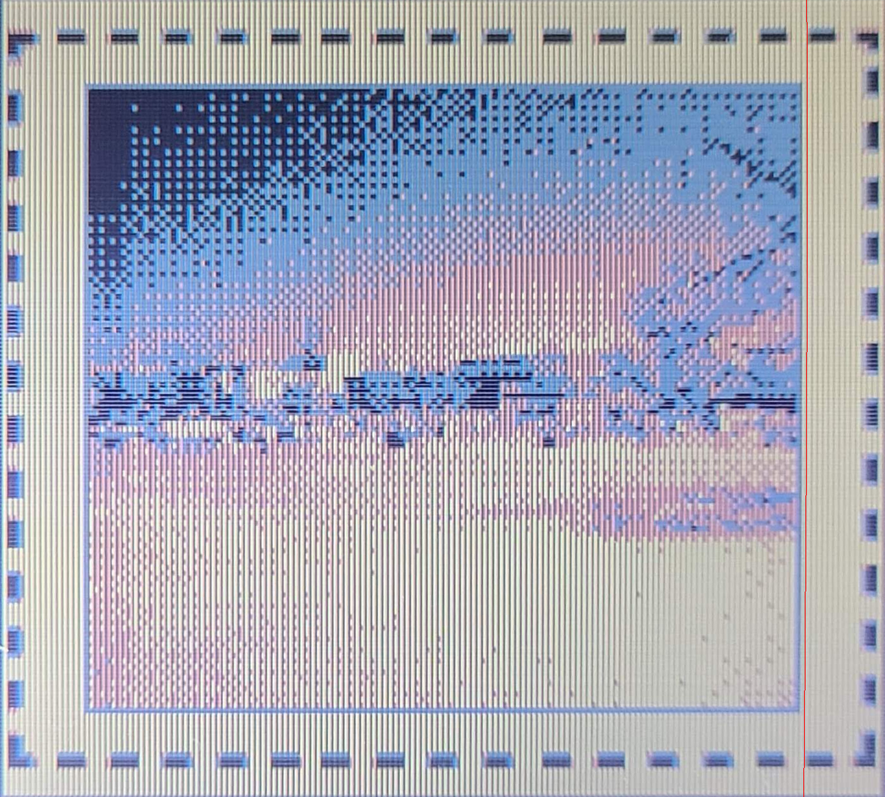
#> input picture park-1-full-warp-vertical-frame-line.png, 885 x 797 px, shrunk from 1280 x 1152 before the run; its folder holds 2 pictures in this run
$ python gbcam_crop.py park-1-full-warp-vertical-frame-line.png -d .
#> lines starting #> are read from the running program, lines starting #| are printed output that depends on the picture
### gbcam_common.py
"""
gbcam_common.py — Shared constants and utilities for the GB Camera pipeline.
"""

import cv2
import numpy as np
import os
import sys

# ─────────────────────────────────────────────────────────────
# Game Boy Camera palette (grayscale values)
# ─────────────────────────────────────────────────────────────
GB_COLORS = [0, 82, 165, 255]    # #000000  #525252  #A5A5A5  #FFFFFF

# ─────────────────────────────────────────────────────────────
# Screen geometry (in GB pixels)
# ─────────────────────────────────────────────────────────────
SCREEN_W    = 160   # Full GBA SP display width
SCREEN_H    = 144   # Full GBA SP display height
FRAME_THICK = 16    # White filmstrip frame thickness on each side

CAM_W = 128         # Game Boy Camera image width
CAM_H = 112         # Game Boy Camera image height

# Inner border (1-px-wide #525252 band) outer-edge positions in GB pixel coords.
# This band separates the white frame from the camera image area.
INNER_TOP   = FRAME_THICK - 1        # 15
INNER_BOT   = FRAME_THICK + CAM_H    # 128
INNER_LEFT  = FRAME_THICK - 1        # 15
INNER_RIGHT = FRAME_THICK + CAM_W    # 144

# ─────────────────────────────────────────────────────────────
# Pipeline step registry
#
# Steps are referred to by name throughout the pipeline.
# STEP_ORDER defines the canonical sequence.
# STEP_SUFFIX maps each step name to the suffix its output file gets.
# STEP_INPUT_SUFFIX maps each step name to the suffix it expects on its input
#   (None for 'warp', which accepts raw phone photos).
# ─────────────────────────────────────────────────────────────
STEP_ORDER = ["warp", "correct", "crop", "sample", "quantize"]

STEP_SUFFIX = {
    "warp":     "_warp",
    "correct":  "_correct",
    "crop":     "_crop",
    "sample":   "_sample",
    "quantize": "_gbcam",
}

STEP_INPUT_SUFFIX = {
    "warp":     None,          # raw phone photo
    "correct":  "_warp",
    "crop":     "_correct",
    "sample":   "_crop",
    "quantize": "_sample",
}

STEP_DESCRIPTION = {
    "warp": (
        "Perspective correction — detects the four corners of the white filmstrip "
        "frame in the phone photo, perspective-warps the screen to a clean "
        "(160*scale)×(144*scale) rectangle, then refines the alignment by snapping "
        "the inner #525252 border band to its exact expected position."
    ),
    "correct": (
        "Front-light correction — compensates for the GBA SP's side-mounted "
        "front-light, which creates a smooth 2-D brightness gradient across the "
        "screen (both horizontally and vertically). The effect is affine per pixel. "
        "A degree-2 bivariate polynomial is fit to reference measurements from all "
        "four filmstrip frame strips (white reference) and all four inner #525252 "
        "border bands (dark reference), then the per-pixel affine model is inverted."
    ),
    "crop": (
        "Frame crop — discards the white filmstrip frame and keeps only the "
        "128×112 GB Camera image area, producing a (128*scale)×(112*scale) image."
    ),
    "sample": (
        "Pixel sampling — reduces each (scale×scale) block to a single "
        "representative brightness value by sampling the interior of the block "
        "(avoiding pixel-gap and pixel-bleeding artifacts) and taking the median. "
        "Produces a true 128×112 grayscale image."
    ),
    "quantize": (
        "Color quantization — maps each of the 128×112 brightness samples to the "
        "nearest of the four original GB Camera palette colors: #000000 (0), "
        "#525252 (82), #A5A5A5 (165), #FFFFFF (255). After the correct step has "
        "normalized the brightness, k-means clustering on the sample values finds "
        "the four color clusters cleanly. Falls back to frame-geometry reference "
        "points or sample min/max if k-means is unavailable."
    ),
}

# ─────────────────────────────────────────────────────────────
# Logging
# ─────────────────────────────────────────────────────────────
_verbose = False


def set_verbose(v: bool):
    global _verbose
    _verbose = v


def log(msg: str, always: bool = False):
    if always or _verbose:
        print(msg)


# ─────────────────────────────────────────────────────────────
# Debug image saving
# ─────────────────────────────────────────────────────────────

# [11 lines left out: function save_debug, not called in this run]


# ─────────────────────────────────────────────────────────────
# Common CLI helpers
# ─────────────────────────────────────────────────────────────

def collect_inputs(inputs_list, directory,
                   extensions=("jpg", "jpeg", "png", "JPG", "JPEG", "PNG")):
    """Gather input file paths from an explicit list and/or a directory glob.

    On case-insensitive filesystems (Windows, macOS) the same file can be
    matched by both 'jpg' and 'JPG' patterns.  Files are deduplicated by
    their resolved absolute path so each physical file is processed once.
    """
#> called with directory = '.', extensions = ('jpg', 'jpeg', 'png', 'JPG', 'JPEG', 'PNG')
    import glob
    files = list(inputs_list or [])
    if directory:
        for ext in extensions:
            files.extend(glob.glob(os.path.join(directory, f"*.{ext}")))
#> pass 2 of the loop in collect_inputs, `for ext in extensions:`:

    # Deduplicate by resolved absolute path while preserving order
    seen = set()
    unique = []
    for f in files:
        key = os.path.normcase(os.path.abspath(f))
        if key not in seen:
            seen.add(key)
            unique.append(f)
    return unique


def make_output_path(input_path, output_dir, suffix):
    """
    Build output path: <output_dir>/<base_stem><suffix>.png

    Any existing pipeline step suffix (_warp, _crop, _sample, _gbcam) is
    stripped from the input stem first so suffixes never stack.
    """
#> called with input_path = 'park-1-full-warp-vertical-frame-line.png', suffix = '_crop'
    from pathlib import Path
    p    = Path(input_path)
    stem = p.stem
    # Strip any known pipeline suffix
    for known in sorted(STEP_SUFFIX.values(), key=len, reverse=True):
        if stem.endswith(known):
            stem = stem[: -len(known)]
            break
    out_dir = Path(output_dir) if output_dir else p.parent
    out_dir.mkdir(parents=True, exist_ok=True)
    return str(out_dir / (stem + suffix + ".png"))


# [6 lines left out: function strip_step_suffix, not called in this run]

### gbcam_crop.py
#!/usr/bin/env python3
"""
gbcam_crop.py — Crop step: remove the filmstrip frame

Takes the perspective-corrected grayscale output from the warp step and crops
out exactly the 128×112 GB Camera image area, discarding the surrounding white
filmstrip frame.

The warp step output is a clean (160*scale)×(144*scale) grayscale rectangle
where each GB pixel occupies (scale×scale) image pixels. The camera image
starts at GB pixel (16, 16) and is 128×112 GB pixels large, so in image-pixel
coordinates it occupies:
  x: [16*scale .. (16+128)*scale]
  y: [16*scale .. (16+112)*scale]

Input:  <stem>_warp.png  — from the warp step  (160*scale × 144*scale px)
Output: <stem>_crop.png  — (128*scale)×(112*scale) px, default 1024×896

Standalone usage:
  python gbcam_crop.py warp_file.png [...]  [options]
  python gbcam_crop.py --dir ./warp_outputs [options]

Options:
  --output-dir DIR    Output directory (default: same dir as input)
  --scale N           Pixels per GB pixel — must match warp step (default: 8)
  --debug             Save annotated debug image
"""

import cv2
import numpy as np
import argparse
import sys
import traceback
from pathlib import Path

from gbcam_common import (
    SCREEN_W, SCREEN_H, FRAME_THICK, CAM_W, CAM_H,
    STEP_SUFFIX,
    log, set_verbose, save_debug, collect_inputs, make_output_path,
)

SUFFIX = STEP_SUFFIX["crop"]


def process_file(input_path, output_path, scale=8,
                 debug=False, debug_dir=None):
#> called with input_path = 'park-1-full-warp-vertical-frame-line.png', scale = 8, debug = False
    stem = Path(input_path).stem
    log(f"\n{'='*60}", always=True)
    log(f"[crop] {input_path}", always=True)

    raw = cv2.imread(str(input_path))
#> raw is the input picture: shape (797, 885, 3); mean B, G, R 183.3, 168.8, 166.6
    if raw is None:
        raise RuntimeError(f"Cannot read image: {input_path}")

    # Use grayscale for geometry / validation; preserve colour for the crop output
    gray = cv2.cvtColor(raw, cv2.COLOR_BGR2GRAY)
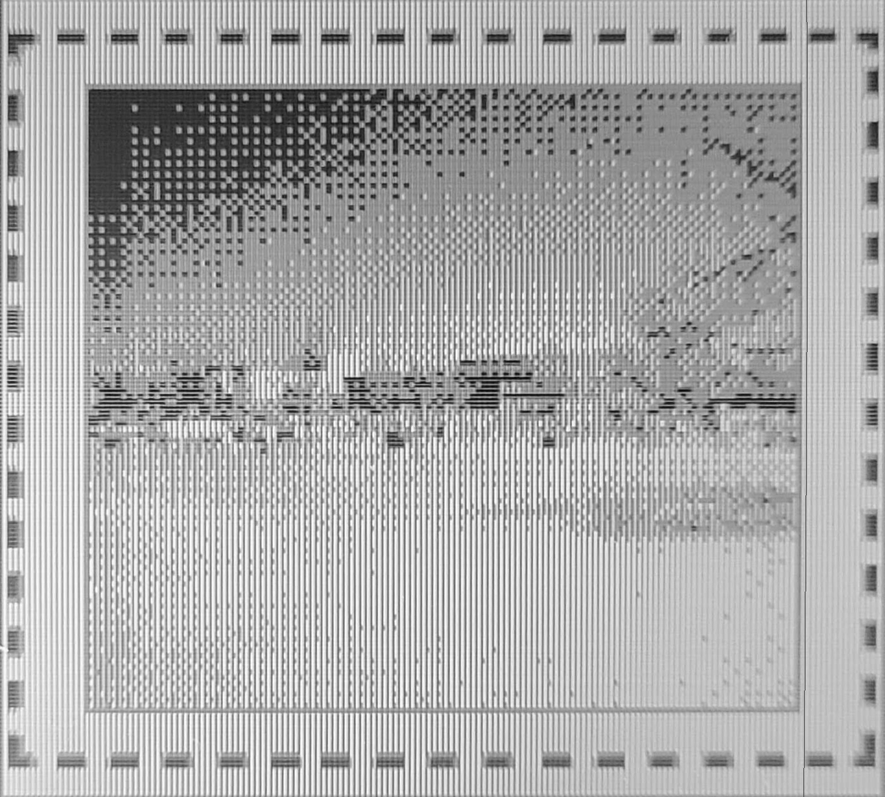
#> gray: shape (797, 885); min 7, max 255, mean 169.8

    expected_w, expected_h = SCREEN_W * scale, SCREEN_H * scale
    if gray.shape != (expected_h, expected_w):
        raise RuntimeError(
            f"Unexpected input size {gray.shape[1]}×{gray.shape[0]}; "
            f"expected {expected_w}×{expected_h}. "
            f"Did you pass a correct-step (or warp-step) output with the correct --scale?")
    log(f"  Loaded {gray.shape[1]}×{gray.shape[0]} px (scale={scale})")

    y1, x1 = FRAME_THICK * scale, FRAME_THICK * scale
    y2, x2 = y1 + CAM_H * scale, x1 + CAM_W * scale
    log(f"  Camera region: ({x1},{y1}) → ({x2},{y2})  "
        f"= {x2-x1}×{y2-y1} px  ({CAM_W}×{CAM_H} GB pixels)")

    # Validate: the inner border band just outside the crop should be darker
    # than the white frame
    border_mean = np.mean([
        gray[y1 - scale : y1,       x1 : x2].mean(),
        gray[y2 : y2 + scale,       x1 : x2].mean(),
        gray[y1 : y2, x1 - scale : x1].mean(),
        gray[y1 : y2, x2 : x2 + scale].mean(),
    ])
    white_mean = gray[scale : 4*scale, 20*scale : 140*scale].mean()
    ok = border_mean < white_mean * 0.85
    log(f"  Validation: inner border mean={border_mean:.1f}, "
        f"white frame mean={white_mean:.1f} "
        f"({'OK' if ok else 'WARNING — border not clearly darker than frame'})")

    # Crop: preserve colour channels if present
    crop = raw[y1:y2, x1:x2]   # BGR or grayscale-as-BGR, same slice either way

    if debug and debug_dir and stem:
        dbg = raw.copy()
        cv2.rectangle(dbg, (x1, y1), (x2, y2), (0, 200, 0), 3)
        cv2.rectangle(dbg, (x1 - scale, y1 - scale),
                      (x2 + scale, y2 + scale), (0, 100, 255), scale)
        save_debug(dbg, debug_dir, stem, "crop_a_region")

    cv2.imwrite(str(output_path), crop)
    log(f"  Saved → {output_path}  ({crop.shape[1]}×{crop.shape[0]} px)", always=True)


def main():
    parser = argparse.ArgumentParser(
        description="Crop step: remove the filmstrip frame",
        formatter_class=argparse.RawDescriptionHelpFormatter, epilog=__doc__)
    parser.add_argument("inputs", nargs="*",
                        help="Correct-step output files (*_correct.png) to crop. "
                             "A warp-step output (*_warp.png) is also accepted if "
                             "skipping the correct step.")
    parser.add_argument("--dir", "-d", metavar="DIR",
                        help="Directory of correct-step (or warp-step) outputs to glob.")
    parser.add_argument("--output-dir", "-o", metavar="DIR",
                        help="Where to write *_crop.png outputs. Default: same "
                             "directory as each input file.")
    parser.add_argument("--scale", type=int, default=8, metavar="N",
                        help="Working resolution multiplier. Must match the value "
                             "used in all earlier steps. The crop boundaries are "
                             "computed as multiples of this value, so using a "
                             "different scale here than in the warp step will "
                             "crop the wrong region. Default: 8.")
    parser.add_argument("--debug", action="store_true",
                        help="Enable verbose logging and save a diagnostic image "
                             "(crop_a_region) showing the input image with the crop "
                             "boundary and inner border band highlighted in colour. "
                             "Saved to <output-dir>/debug/.")
    args = parser.parse_args()
    set_verbose(args.debug)
    files = collect_inputs(args.inputs, args.dir)
    if not files:
        parser.print_help(); print("\nError: no input files.", file=sys.stderr); sys.exit(1)
    debug_dir = (args.output_dir or ".") + "/debug" if args.debug else None
    errors = []
    for f in files:
        out = make_output_path(f, args.output_dir, SUFFIX)
        try:
            process_file(f, out, args.scale, args.debug, debug_dir)
        except Exception as e:
            print(f"ERROR — {f}: {e}", file=sys.stderr)
            if args.debug: traceback.print_exc()
            errors.append(f)
#> pass 2 of the loop in main, `for f in files:`:
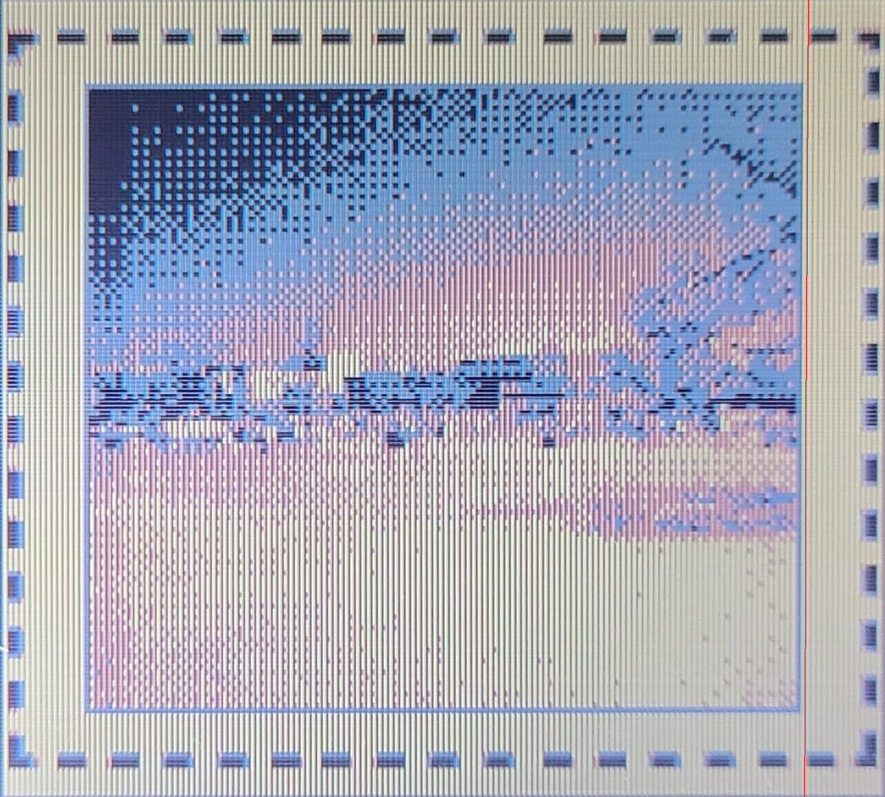
#> input picture park-1-normal-warp-vertical-frame-line.png, 885 x 797 px, shrunk from 1280 x 1152 before the run
#> in process_file, raw is the input picture: shape (797, 885, 3); mean B, G, R 183.2, 168.8, 166.5
#> in process_file (call 2), `gray = cv2.cvtColor(raw, cv2.COLOR_BGR2GRAY)`:
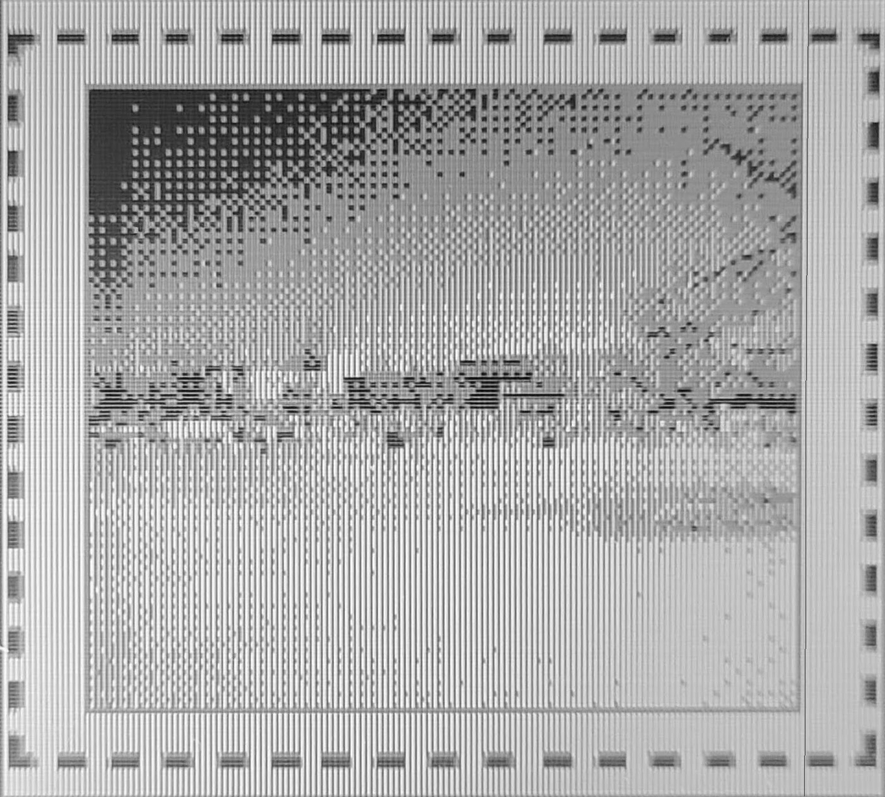
#> gray: shape (797, 885); min 5, max 255, mean 169.7
    print(f"\nDone — {len(files)-len(errors)} succeeded, {len(errors)} failed.")
#> (the run stopped early here; a loop or call above may not have finished)
